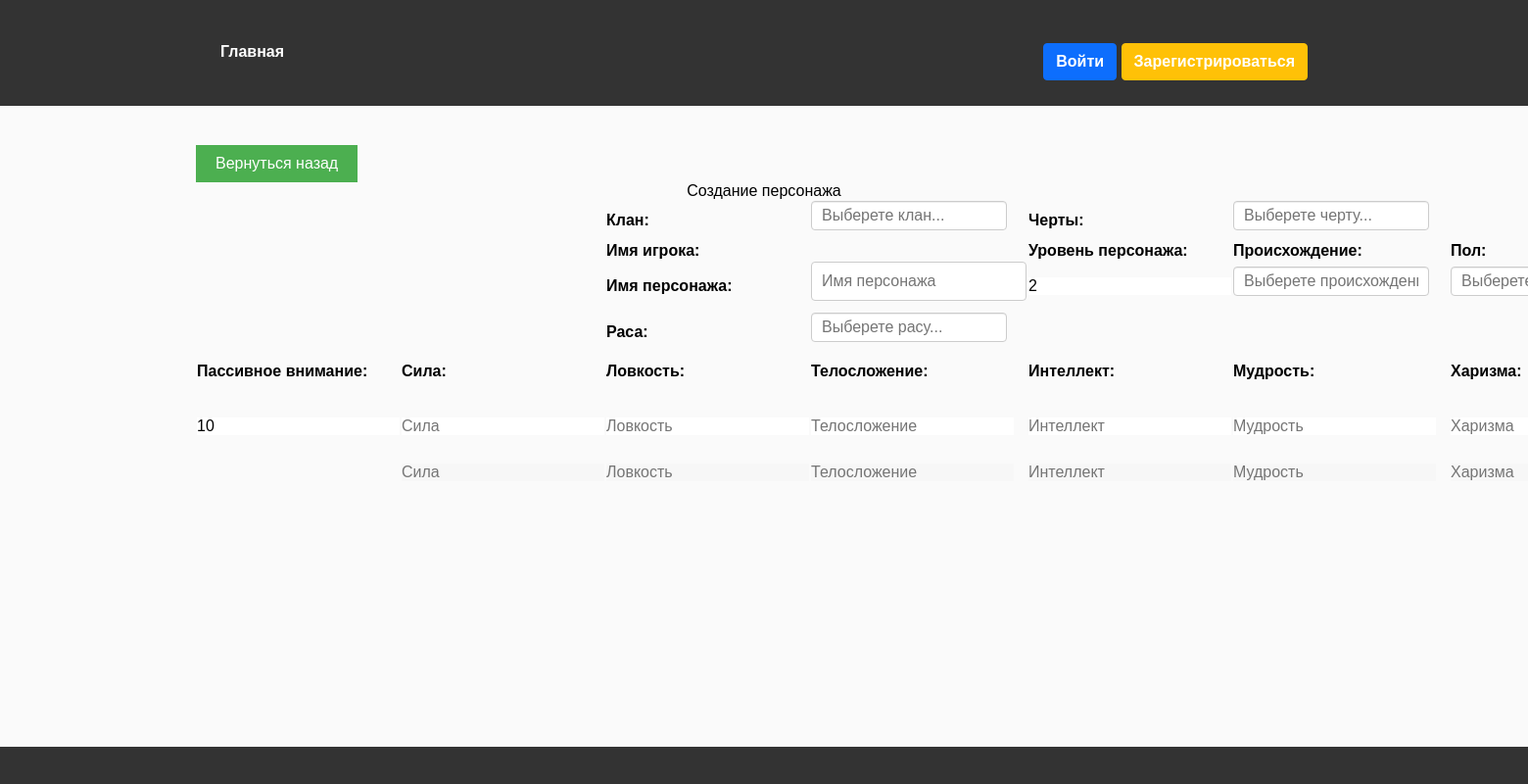
The page /CreatePersonage on the database its author committed.
### functions/Classes.py (models this page shows)
class Characteristices(db.Model):
    __tablename__ = 'Characteristices'
    id                   = db.Column(db.Integer, primary_key=True)
    Name                 = db.Column(db.String(300), nullable=False, unique=True)
    Discription          = db.Column(db.Text, nullable=True)
    imageName = db.Column(db.String(300), nullable=True)
    image = db.Column(db.LargeBinary, nullable=True)
    Skill                = db.relationship('Skills'        , secondary=Characteristices_Skills
                                           , backref=db.backref("CharacteristicesSkills", cascade='all,delete', single_parent=True, passive_deletes=True)
                                           , cascade='all,delete', single_parent=True)

### app.py (the view)
@roles_accepted('Gamer')
@app.route("/CreatePersonage", methods=['GET', 'POST'])
def CreatePersonage():
    ActiveMagicalItems = MagicalItems.query.all()
    ActiveAromr = Armors.query.all()
    TypeMagic = TypesMagic.query.all()
    Spell = Spells.query.all()
    PossessionArmor = ArmorTypes.query.all()
    Weapoon = Weapoons.query.all()
    ToolOwnership = Tools.query.all()
    DamageType = DamageTypes.query.all()
    Skill = Skills.query.all()
    Language = Languages.query.all()
    Effect = Effects.query.all()
    Abilitie = Abilities.query.all()
    Characteristic = Characteristices.query.all()
    Class = Classes.query.all()
    Archetype = Archetypes.query.all()
    Background = Backgrounds.query.all()
    Race = Races.query.all()
    Atribute = Atributes.query.all()
    Clan = Clans.query.all()
    if current_user.is_authenticated:
        user = current_user
    else:
        user = []
    if request.method == 'POST':
        requestForm = request.form
        requestFiles = request.files
        return render_template("Index.html")
    else:
        return render_template("CreatePersonage.html", ActiveMagicalItems=ActiveMagicalItems, ActiveAromrs=ActiveAromr
                               , ActiveWeapoons=Weapoon, TypesMagic=TypeMagic,
                               SpellcastingCharacteristicses=Characteristic
                               , Spells=Spell, PossessionArmor=PossessionArmor, GunOwnership=Weapoon,
                               ToolOwnership=ToolOwnership
                               , DamageResistance=DamageType, DamageImmunity=DamageType, Skills=Skill,
                               Languages=Language
                               , EffectsResistance=Effect, Effects=Effect, Abilities=Abilitie,
                               Characteristices=Characteristic
                               , Archetypes=Archetype, Classes=Class, Backgrounds=Background, Races=Race, user=user,
                               Atributes=Atribute, Clans=Clan, show_back_button=True)

### templates/CreatePersonage.html (shortened to what this page needs)
{% extends "base.html" %}
{% block content %}
{% if show_back_button %}
<button id="back-button">Вернуться назад</button>
{% endif %}
<h1>Создание персонажа</h1>
<Form method="POST" id="CreateForm" class="CreatePersonageForm" action="CreatePersonage" enctype="multipart/form-data">
	<table>
		<tr>
			<th></th>
			<th></th>
            <th>
                Клан:
            </th>
            <th>
                <div class="dropdown multiple-select" data-type="multiple" data-fixed="false">
                    <input type="text" class="texts-input" id="ClanPrint" placeholder="Выберете клан..." readonly
                           style="width: 200px;"/>
                </div>
            </th>
            <th>
                Черты:
            </th>
            <th>
                <div class="dropdown multiple-select" data-type="multiple" data-fixed="false">
                    <input type="text" class="texts-input" id="AtributesPrint"
                           placeholder="Выберете черту..." readonly style="width: 200px;"/>
                </div>
            </th>
			<th></th>
		</tr>
		<tr>
			<th></th>
			<th></th>
            <th>
                Имя игрока:
            </th>
            <th>
            </th>
            <th>
                Уровень персонажа:
            </th>
            <th>
                Происхождение:
            </th>
            <th>
                Пол:
            </th>
        </tr>
        <tr>
			<th></th>
            <th></th>
            <th>
                Имя персонажа:
            </th>
            <th>
                <input type="text" name="Name" id="Name" placeholder="Имя персонажа"/>
            </th>
            <th>
                <input type="number" name="LevelPersonages" id="LevelPersonages" placeholder="Уровень персонажа"
                       value="2"/>
            </th>
            <th>
                <div class="dropdown single-select" data-type="single" data-fixed="false">
                    <input type="text" class="texts-input" id="BackgroundPrint"
                           placeholder="Выберете происхождение..." readonly style="width: 200px;"/>
                </div>
            </th>
            <th>
                <div class="dropdown single-select" data-type="single" data-fixed="false">
                    <input type="text" class="texts-input" id="GenderPrint"
                           placeholder="Выберете пол..." readonly style="width: 200px;"/>
                </div>
            </th>
        </tr>
        <tr>
			<th></th>
			<th></th>
            <th>
                Раса:
            </th>
            <th>
                <div class="dropdown single-select" data-type="single" data-fixed="false">
                    <input type="text" class="texts-input" id="RacePrint"
                           placeholder="Выберете расу..." readonly style="width: 200px;"/>
                </div>
            </th>
            <th></th>
            <th></th>
			<th></th>
		</tr>
        <tr>
            <th>
                Пассивное внимание:
            </th>
            {% for Characteristic in Characteristices %}
            <th>
                <div>
                    <span class="Characteristics" data-param-id="{{ Characteristic.id }}">
                        {{ Characteristic.Name }}:
                    </span>
                </div>
            </th>
            {% endfor %}
        </tr>
        <tr>
            <th>
                <input type="number" name="PassivAttention" id="PassivAttention" placeholder="Пассивное внимание..."
                       value="{{ 10 +  0 }}"/>
            </th>
            {% for Characteristic in Characteristices %}
            <th>
                <div class="CharacteristicsValue">
                    <input type="number" name="CharacteristicsValue" placeholder="{{ Characteristic.Name }}" value="">
                </div>
            </th>
            {% endfor %}
		</tr>
        <tr>
            <th>
            </th>
            {% for Characteristic in Characteristices %}
            <th>
                <div class="CharacteristicsModificator">
                    <input type="number" name="CharacteristicsModificator" placeholder="{{ Characteristic.Name }}"
                           value="" disabled>
                </div>
            </th>
            {% endfor %}
        </tr>
	</table>
</Form>
{% endblock %}

### static/css/forms.css (style rules this page uses)
h1 { text-align: center; margin-bottom: 20px; }
input[type="text"], input[type="password"] { width: 100%; padding: 10px; margin-bottom: 10px; border: 1px solid #ccc; border-radius: 4px; }

### static/css/interactive-components.css (style rules this page uses)
.dropdown { position: relative; display: inline-block; vertical-align: top; margin-right: 20px; }
.dropdown .texts-input { position: relative; width: 200px; height: 30px; line-height: 30px; vertical-align: middle; cursor: pointer; color: black; font-size: inherit; outline: none; border-radius: 4px; box-shadow: inset 0 1px 1px rgba(0, 0, 0, 0.075); transition: all 0.3s ease-in-out; overflow: hidden; white-space: nowrap; }

### static/css/links_and_buttons.css (style rules this page uses)
button { padding: 10px 20px; background-color: #007bff; color: white; border: none; cursor: pointer; font-size: 16px; }
#back-button { margin-top: 20px; padding: 10px 20px; background-color: #4CAF50; color: white; border: none; cursor: pointer; }

### static/css/media-queries.css (style rules this page uses)
@media screen and (min-width: 1200px) { body { font-size: 16px; } }
@media screen and (min-width: 1200px) { button { padding: 12px 24px; } }
@media screen and (min-width: 1200px) { h1 { font-size: 32px; } }

### static/css/structure.css (style rules this page uses)
html, body { height: 100%; margin: 0; padding: 0; }
body { display: grid; grid-template-rows: auto 1fr auto; min-height: 100vh; }

### rows shown on the page
Characteristices: Name "Сила", CharacteristicsValue "Сила", CharacteristicsModificator "Сила"
Characteristices: Name "Ловкость", CharacteristicsValue "Ловкость", CharacteristicsModificator "Ловкость"
Characteristices: Name "Телосложение", CharacteristicsValue "Телосложение", CharacteristicsModificator "Телосложение"
Characteristices: Name "Интеллект", CharacteristicsValue "Интеллект", CharacteristicsModificator "Интеллект"
Characteristices: Name "Мудрость", CharacteristicsValue "Мудрость", CharacteristicsModificator "Мудрость"
Characteristices: Name "Харизма", CharacteristicsValue "Харизма", CharacteristicsModificator "Харизма"
